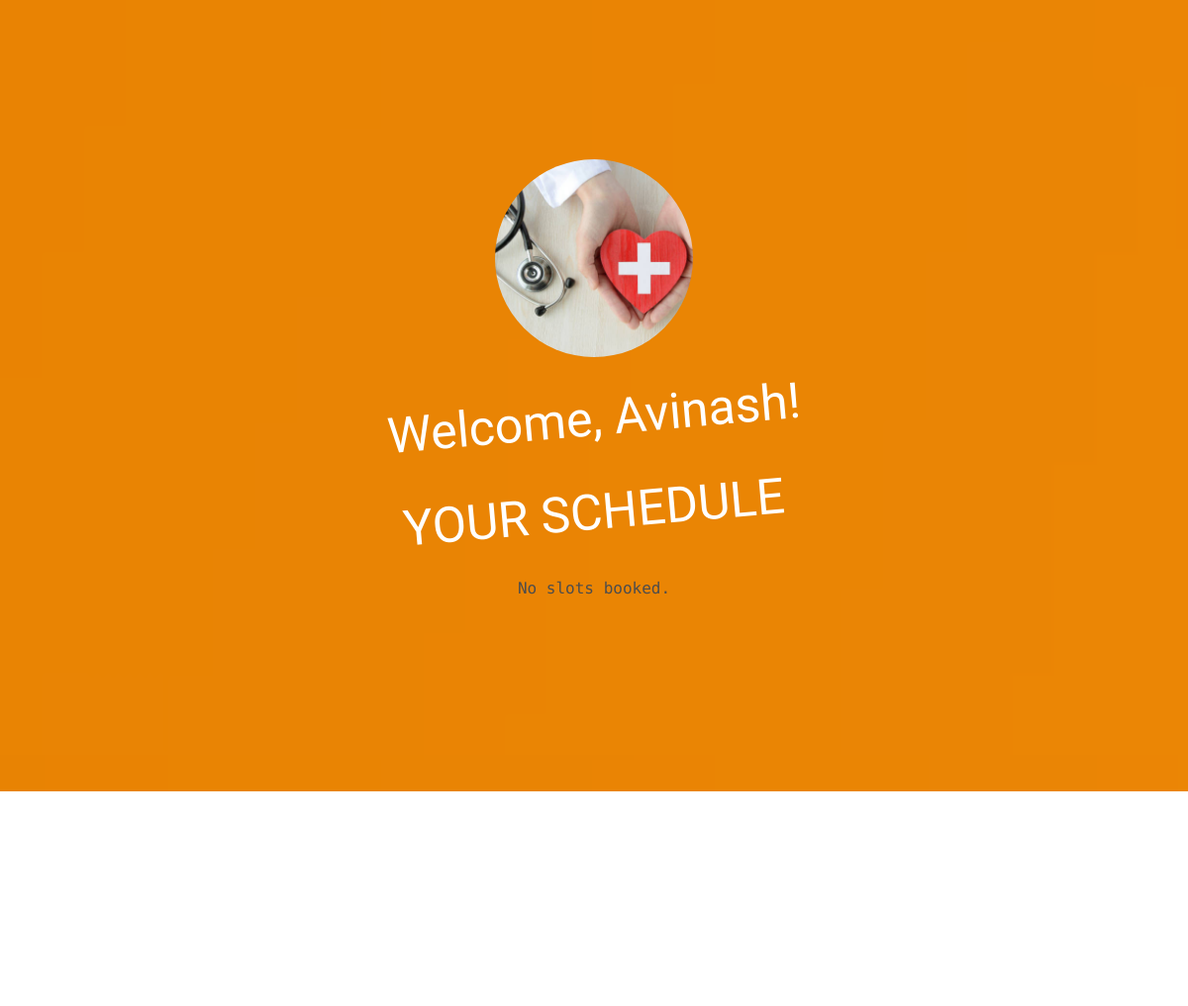
The page /index.php (signed in, upper part) on the database as committed earlier.
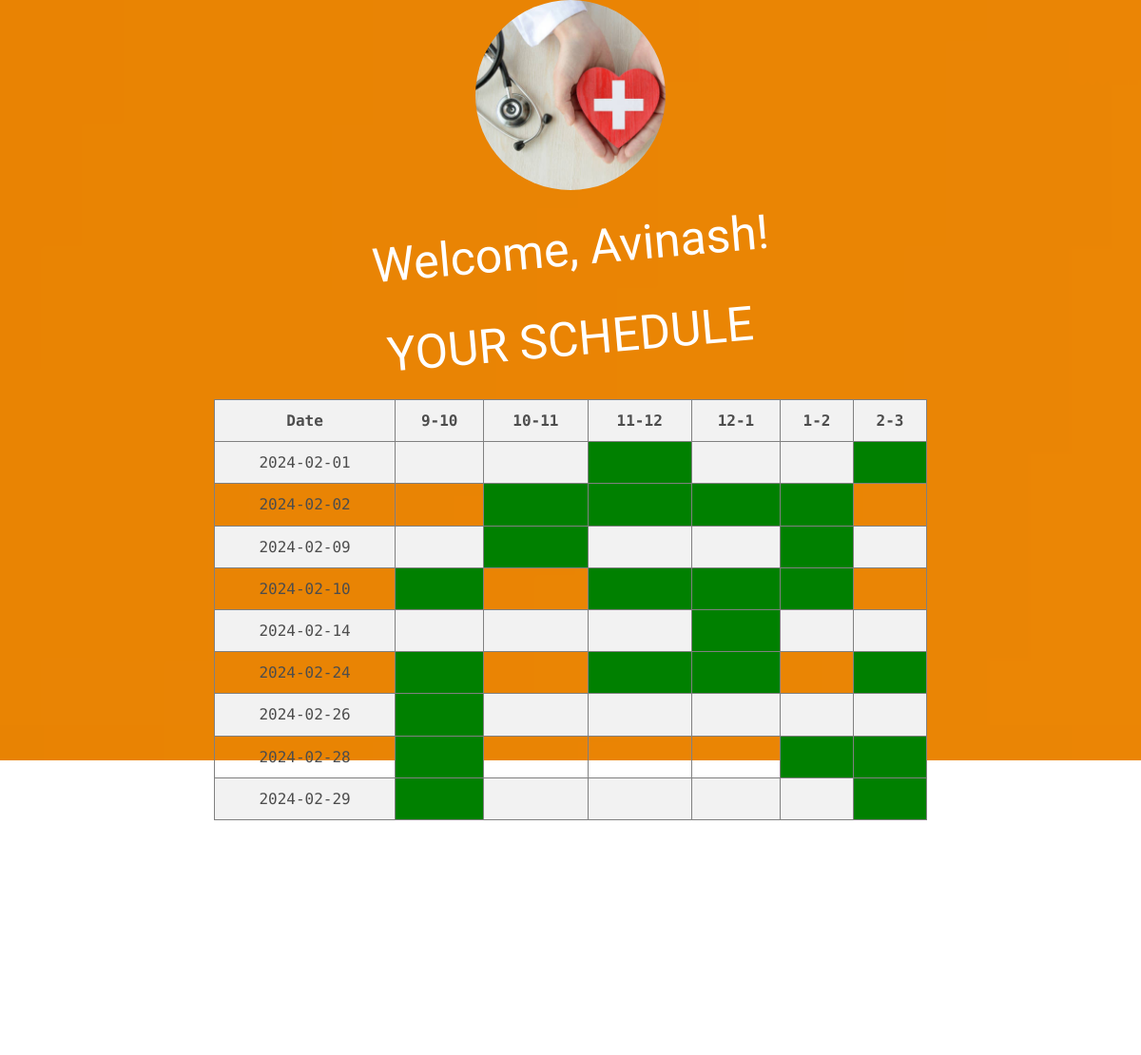
The same page on the database as committed later.
### tables this page shows
CREATE TABLE `doctors` (
  `D_id` int(11) NOT NULL,
  `D_name` varchar(60) NOT NULL,
  `Experience` int(11) NOT NULL,
  `D_number` varchar(13) NOT NULL,
  `D_password` int(11) NOT NULL
);

CREATE TABLE `123` (
  `date` date NOT NULL,
  `9-10` varchar(12) NOT NULL,
  `10-11` varchar(12) NOT NULL,
  `11-12` varchar(12) NOT NULL,
  `12-1` varchar(12) NOT NULL,
  `1-2` varchar(12) NOT NULL,
  `2-3` varchar(12) NOT NULL
);

### index.php (the view, shortened to what this page needs)
<!DOCTYPE HTML>
<html>
	<head>
	<link rel="stylesheet" href="css/animate.css">
	<link rel="stylesheet" href="css/icomoon.css">
	<link rel="stylesheet" href="css/bootstrap.css">
	<link rel="stylesheet" href="css/style.css">
	</head>
	<body>
	<div id="page">
	<header id="fh5co-header" class="fh5co-cover js-fullheight" role="banner" style="background-image:url(images/cover_bg_3.jpg);" data-stellar-background-ratio="0.5">
		<div class="overlay"></div>
		<div class="container">
			<div class="row">
				<div class="col-md-8 col-md-offset-2 text-center">
					<div class="display-t js-fullheight">
						<div class="display-tc js-fullheight animate-box" data-animate-effect="fadeIn">
							<div class="profile-thumb" style="background: url(images/user-3.jpg);"></div>
							<?php
    $host = 'localhost';
    $username = 'root';
    $password = '';
    $database = 'hospital_praj';
    $conn = new mysqli($host, $username, $password, $database);
    $userPassword = $_SESSION['user_password'];
    $stmt = $conn->prepare("SELECT D_name, D_number FROM doctors WHERE D_id = ?");
    $stmt->bind_param("s", $userPassword);
    $stmt->execute();
    $result = $stmt->get_result();
    if ($result->num_rows > 0) {
        $row = $result->fetch_assoc();
        $name = $row['D_name'];
        echo "<h1>Welcome, $name!</h1>";
    }
    ?>
							<h1>YOUR SCHEDULE</h1>
							<p>
	 <div class="table-container" >
	 <?php
$servername = "localhost";
$username = "root";
$password = "";
$dbname = "hospital_praj";
$conn = new mysqli($servername, $username, $password, $dbname);
$tableName = mysqli_real_escape_string($conn, $_SESSION['user_password']);
$query = "SELECT `date`,
            `9-10`,
            `10-11`,
            `11-12`,
            `12-1`,
            `1-2`,
            `2-3`
          FROM `$tableName`";
$result = $conn->query($query);
if ($result->num_rows > 0) {
    echo "<table border='1'>";
    echo "<tr><th>Date</th><th>9-10</th><th>10-11</th><th>11-12</th><th>12-1</th><th>1-2</th><th>2-3</th></tr>";
    while ($row = $result->fetch_assoc()) {
        echo "<tr>";
        echo "<td>" . $row['date'] . "</td>";
        echo "<td class='" . ($row['9-10'] == 'yes' ? 'booked' : '') . "'></td>";
        echo "<td class='" . ($row['10-11'] == 'yes' ? 'booked' : '') . "'></td>";
        echo "<td class='" . ($row['11-12'] == 'yes' ? 'booked' : '') . "'></td>";
        echo "<td class='" . ($row['12-1'] == 'yes' ? 'booked' : '') . "'></td>";
        echo "<td class='" . ($row['1-2'] == 'yes' ? 'booked' : '') . "'></td>";
        echo "<td class='" . ($row['2-3'] == 'yes' ? 'booked' : '') . "'></td>";
        echo "</tr>";
    }
    echo "</table>";
} else {
    echo "No slots booked.";
}
?>
	 </div>
</p>
						</div>
					</div>
				</div>
			</div>
		</div>
		<br>
	</header>
	<div id="fh5co-resume" class="fh5co-bg-color">
	</div>
	</body>
</html>

### css/style.css (style rules this page uses)
body { font-family: "Space Mono", Arial, serif; font-weight: 400; font-size: 16px; line-height: 1.7; color: #4d4d4d; background: #fff; }
#page { position: relative; overflow-x: hidden; width: 100%; height: 100%; -webkit-transition: 0.5s; -o-transition: 0.5s; transition: 0.5s; }
p { margin-bottom: 30px; }
h1, h2, h3, h4, h5, h6, figure { color: #000; font-family: "Space Mono", Arial, serif; font-weight: 400; margin: 0 0 20px 0; }
#fh5co-header, .fh5co-cover { background-color: transparent; background-size: cover; background-attachment: fixed; position: relative; height: 600px; width: 100%; }
#fh5co-header .overlay, .fh5co-cover .overlay { position: absolute; top: 0; bottom: 0; left: 0; right: 0; background: rgba(255, 144, 0, 0.9); }
#fh5co-header .display-t, .fh5co-cover .display-t { width: 100%; display: table; }
#fh5co-header .display-tc, .fh5co-cover .display-tc { display: table-cell; vertical-align: middle; height: 600px; }
#fh5co-header .display-tc h1, #fh5co-header .display-tc h2, #fh5co-header .display-tc h3, .fh5co-cover .display-tc h1, .fh5co-cover .display-tc h2, .fh5co-cover .display-tc h3 { margin: 0; padding: 0; color: white; }
#fh5co-header .display-tc h1, .fh5co-cover .display-tc h1 { font-family: "Kaushan Script", cursive; margin-bottom: 30px; font-size: 50px; line-height: 1.3; font-weight: 300; -webkit-transform: rotate(-5deg); -moz-transform: rotate(-5deg); -ms-transform: rotate(-5deg); -o-transform: rotate(-5deg); transform: rotate(-5deg); }
#fh5co-header .display-tc .profile-thumb, .fh5co-cover .display-tc .profile-thumb { background-size: cover !important; background-position: center center; background-repeat: no-repeat; position: relative; height: 200px; width: 200px; margin: 0 auto; margin-bottom: 30px; -webkit-border-radius: 50%; -moz-border-radius: 50%; -ms-border-radius: 50%; border-radius: 50%; }
#fh5co-about, #fh5co-resume, #fh5co-skills, #fh5co-started, #fh5co-work, #fh5co-blog, #fh5co-pricing, #fh5co-contact { padding: 7em 0; clear: both; }
.js .animate-box { opacity: 0; }

### index.php (style rules this page uses)
.booked { background-color: green; color: white; }
table { width: 100%; border-collapse: collapse; margin-bottom: 20px; }
th, td { padding: 8px; text-align: center; }
th { background-color: #f2f2f2; }
tr:nth-child(even) { background-color: #f2f2f2; }
.table-container { text-align: center; margin: 0 auto; max-width: 800px; }
h1 { text-align: center; }

Rows that differ between the two databases and show on the page:
added 123: date "2024-02-01"
added 123: date "2024-02-02"
added 123: date "2024-02-09"
added 123: date "2024-02-10"
added 123: date "2024-02-14"
added 123: date "2024-02-24"
added 123: date "2024-02-26"
added 123: date "2024-02-28"
added 123: date "2024-02-29"
Other text that changed with them:
text no longer shown: "No slots booked."
text now shown: "Date 9-10 10-11 11-12 12-1 1-2 2-3"
